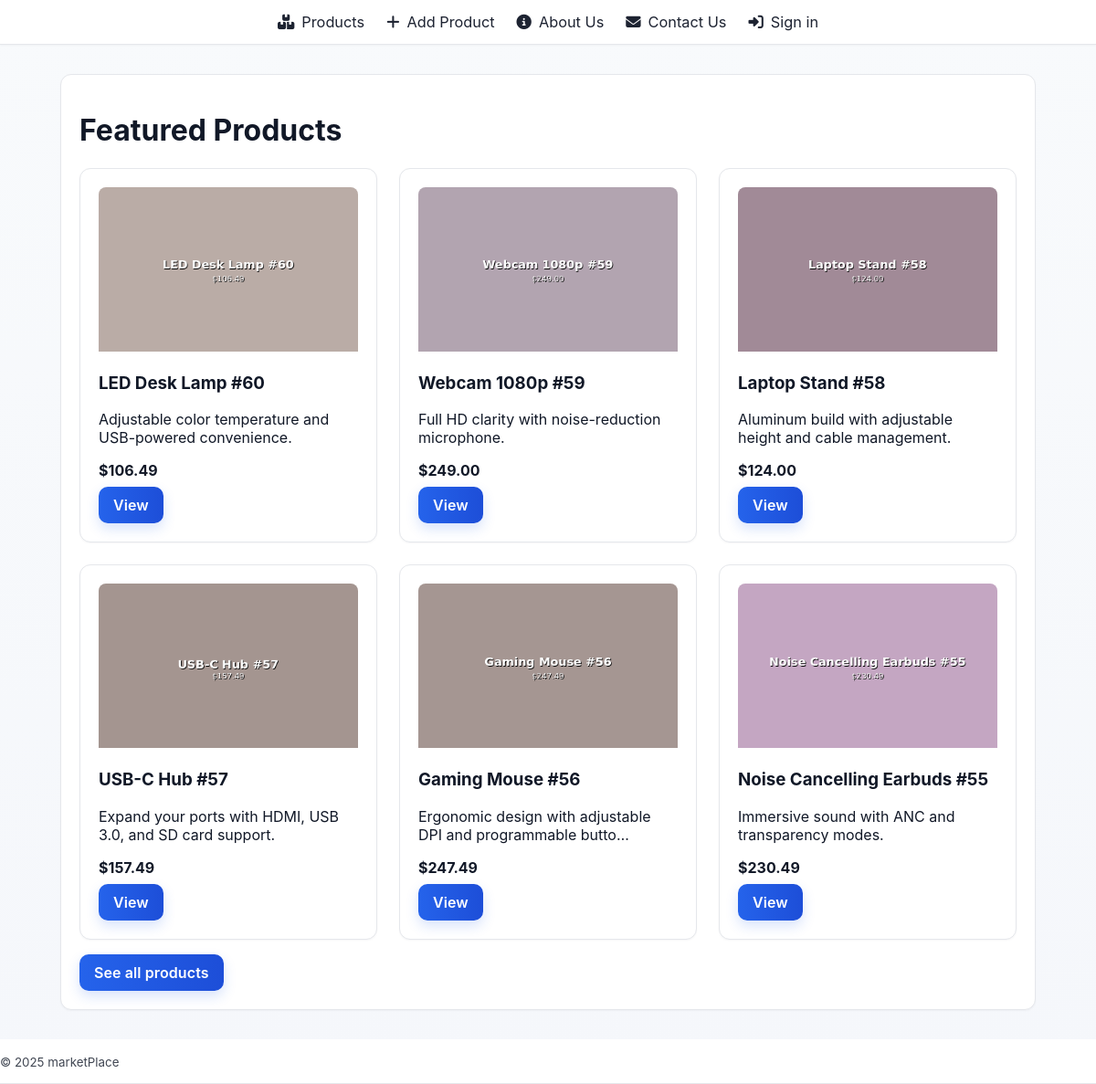
Before: / with the older database file.
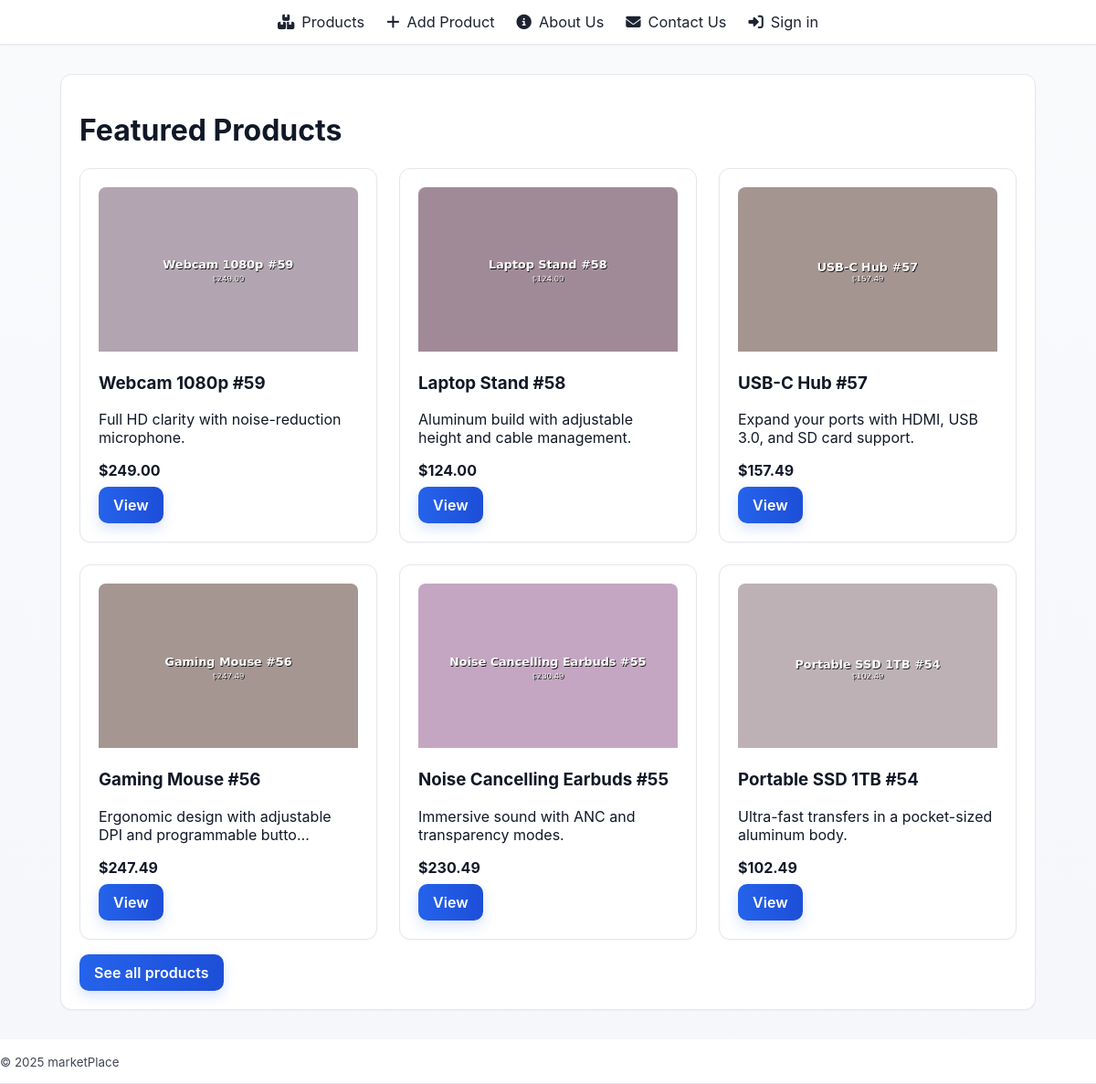
After: the same page with the newer database file.
### products/models.py (models this page shows, shortened)
class Product(models.Model):
    name = models.CharField(max_length=200, db_index=True)
    price = models.DecimalField(max_digits=10, decimal_places=2, db_index=True)
    description = models.TextField(blank=True)
    image = models.ImageField(upload_to='products/', blank=True, null=True)
    in_stock = models.BooleanField(default=True)
    stock_quantity = models.PositiveIntegerField(default=0)
    created_at = models.DateTimeField(auto_now_add=True)
    updated_at = models.DateTimeField(auto_now=True)
    code = models.CharField(max_length=50, unique=True, db_index=True)
    class Meta:
        verbose_name = "Product"
        verbose_name_plural = "Products"
        ordering = ['-created_at']
        db_table = 'products'

### products/views.py (the view)
# urls.py: 2. Add a URL to urlpatterns:  path('', views.home, name='home')
def home(request):
    products = Product.objects.filter(in_stock=True).order_by('-created_at')[:6]
    return render(request, 'products/home.html', {'products': products})

### products/templates/products/home.html (shortened to what this page needs)
{% extends "base.html" %}
{% block content %}
<div class="card">
  <h1>Featured Products</h1>
  {% if products %}
    <div class="grid">
      {% for product in products %}
        <div class="card">
          {% if product.image %}
            <img src="{{ product.image.url }}" alt="{{ product.name }}" style="width:100%;max-height:180px;object-fit:cover;border-radius:8px 8px 0 0;">
          {% endif %}
          <h3>{{ product.name }}</h3>
          <p>{{ product.description|truncatechars:60 }}</p>
          <strong>${{ product.price }}</strong><br>
          <a href="{% url 'products:product_detail' product.pk %}" class="btn" style="margin-top: 8px;">View</a>
        </div>
      {% endfor %}
    </div>
    <div style="margin-top: 16px;">
      <a href="{% url 'products:product_list' %}" class="btn">See all products</a>
    </div>
  {% else %}
    <p>No products available yet.</p>
    <a href="{% url 'products:product_create' %}" class="btn">Add your first product</a>
  {% endif %}
</div>
{% endblock %}

### templates/base.html (shortened to what this page needs)
<!doctype html>
<html lang="en">
<head>
  <link rel="stylesheet" href="https://cdnjs.cloudflare.com/ajax/libs/font-awesome/6.4.2/css/all.min.css" />
  {% load static %}
  <link rel="stylesheet" href="{% static 'styles.css' %}">
</head>
<body>
  <header>
    <nav>
      <a href="{% url 'products:product_list' %}"><i class="fa-solid fa-boxes-stacked"></i> Products</a>
      <a href="{% url 'products:product_create' %}"><i class="fa-solid fa-plus"></i> Add Product</a>
      <a href="{% url 'aboutus:about_us' %}"><i class="fa-solid fa-circle-info"></i> About Us</a>
      <a href="{% url 'contactus:contact_us' %}"><i class="fa-solid fa-envelope"></i> Contact Us</a>
      {% if request.user.is_authenticated %}
        <span class="greeting">Hi, {{ request.user.username }}</span>
        <form class="logout-form" method="post" action="{% url 'logout' %}" style="display:inline;">
          {% csrf_token %}
          <button type="submit" class="nav-btn"><i class="fa-solid fa-right-from-bracket"></i> Sign out</button>
        </form>
      {% else %}
        <a href="{% url 'login' %}"><i class="fa-solid fa-right-to-bracket"></i> Sign in</a>
      {% endif %}
    </nav>
  </header>
  <main class="container">
    {% block content %}{% endblock %}
  </main>
  <footer>
    <small>© {{ year|default:2025 }} marketPlace</small>
  </footer>
</body>
</html>

### static/styles.css (style rules this page uses)
:root { --bg: #f5f7fb; --card: #ffffff; --card-elev: rgba(17,24,39,0.04); --text: #111827; --muted: #6b7280; --brand1: #2563eb; --brand2: #1d4ed8; --ring: rgba(37,99,235,0.25); --border: #e5e7eb; --nav-bg: #ffffff; --nav-text: #111827; }
* { box-sizing:border-box }
body { font-family:Inter,system-ui,Segoe UI,Arial,sans-serif;margin:0;background:linear-gradient(180deg,#f8fafc 0%, var(--bg) 100%);color:var(--text) }
header,footer { background:var(--nav-bg);color:var(--nav-text);padding:14px 0;border-bottom:1px solid var(--border);box-shadow:0 1px 2px var(--card-elev) }
nav { display:flex;justify-content:center;align-items:center;gap:24px }
nav a { color:var(--nav-text);text-decoration:none;font-size:1.02rem;display:flex;align-items:center;gap:8px;opacity:.95;position:relative }
nav a::after { content:"";position:absolute;left:0;bottom:-6px;width:0;height:2px;background:var(--brand1);border-radius:2px;transition:width .2s }
.container { max-width:1100px;margin:32px auto;padding:0 16px }
.card { border:1px solid var(--border);border-radius:12px;padding:20px;box-shadow:0 1px 2px var(--card-elev);background:var(--card);transition:transform .15s, box-shadow .15s }
.grid { display:grid;gap:24px;grid-template-columns:repeat(auto-fit,minmax(280px,1fr)) }
.btn { display:inline-block;padding:10px 16px;border:none;border-radius:10px;background:linear-gradient(90deg,var(--brand1) 0%,var(--brand2) 100%);color:#fff;font-weight:600;letter-spacing:.1px;text-decoration:none;cursor:pointer;box-shadow:0 6px 14px rgba(37,99,235,.18) }
footer small { opacity:.8 }

Changed rows visible on the page:
removed Product: image (picture), name "LED Desk Lamp #60", description "Adjustable color temperature and USB-powered convenience.", price "106.49"
now on this page (row unchanged): Product: image (picture), name "Portable SSD 1TB #54", description "Ultra-fast transfers in a pocket-sized aluminum body.", price "102.49"
